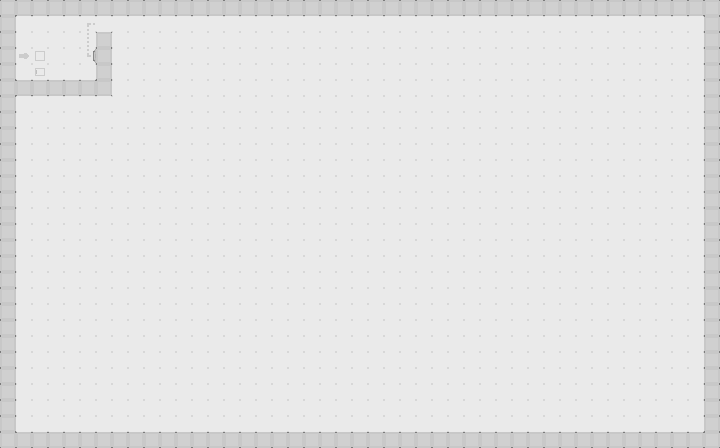

Below is a game level as drawn by its tile map, then a one-line description and the .tmx that defines it (tile-layer data replaced by summaries):
An orthogonal 45x28 tile map with 16x16 px tiles, 5 tile layers (Background, Lines, Background-Icons, Special Tiles, ...) and 3 objects.

<map version="1.0" orientation="orthogonal" renderorder="left-up" width="45" height="28" tilewidth="16" tileheight="16" nextobjectid="5">
 <tileset firstgid="1" name="Offical_V1" tilewidth="16" tileheight="16">
  <image source="Tileset.png" width="80" height="48" />
 </tileset>
 <layer name="Background" width="45" height="28">
  <data>[1260 cells, 1260 non-empty, 2 distinct tile ids]</data>
 </layer>
 <layer name="Lines" width="45" height="28">
  <data>[1260 cells, 4 non-empty, 3 distinct tile ids]</data>
 </layer>
 <layer name="Background-Icons" width="45" height="28">
  <data>[1260 cells, 2 non-empty, 2 distinct tile ids]</data>
 </layer>
 <layer name="Special Tiles" width="45" height="28">
  <data>[1260 cells, 1 non-empty, 1 distinct tile ids]</data>
 </layer>
 <objectgroup name="Objects">
  <object id="2" gid="4" x="80" y="48" rotation="90" />
  <object id="3" gid="14" x="32" y="64" />
  <object id="4" gid="13" x="96" y="32" />
 </objectgroup>
 <layer name="Walls" width="45" height="28">
  <data>[1260 cells, 151 non-empty, 1 distinct tile ids]</data>
 </layer>
</map>
